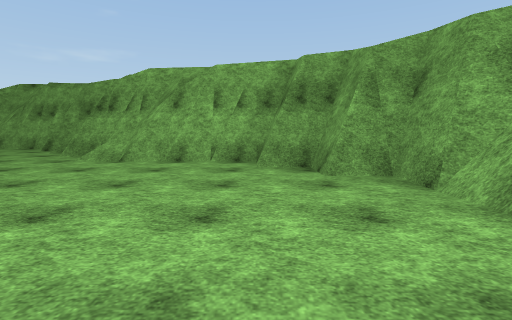
[1] (above)

12 first-person views from a walk through a 3-D level made in the Unity game engine. The camera is 1.3 m above the floor, tilts 6° down and sees 85° across. The floor is counted in squares, 2 m on a side. Each view is taken from the middle of a square. On the plan, view 1 faces up. The plan holds only what a view shows up to about 9 squares ahead; the rest is blank. The place goes on beyond the plan. Surface patterns are stand-ins for the level's own textures.

[2]
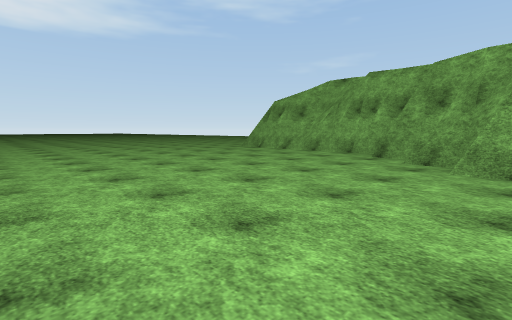

[3]
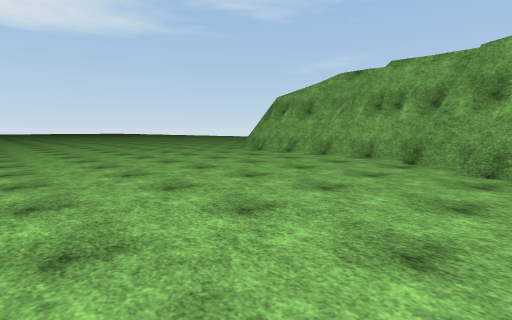

[4]
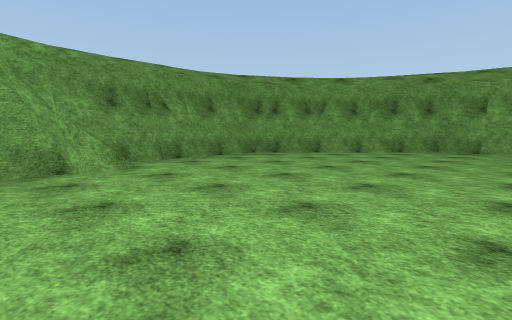

[5]
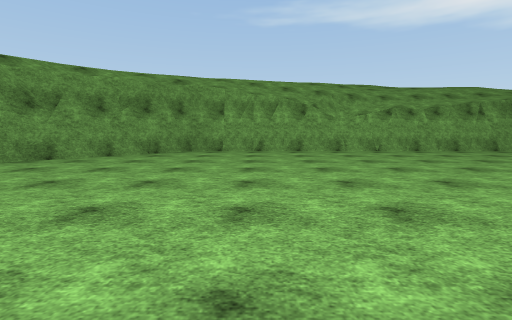

[6]
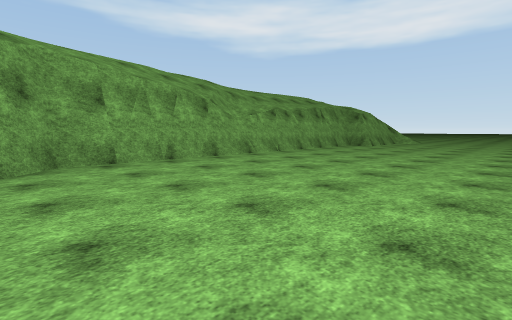

[7]
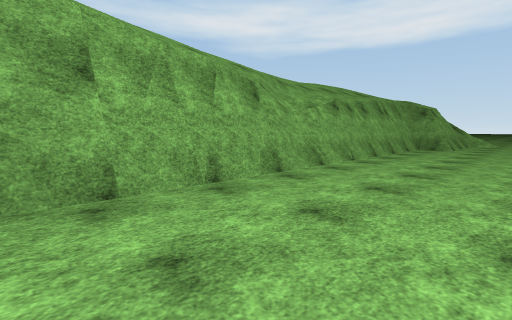

[8]
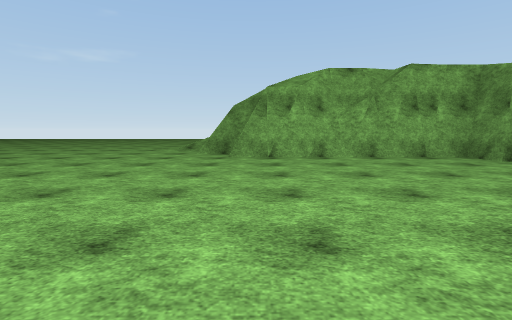

[9]
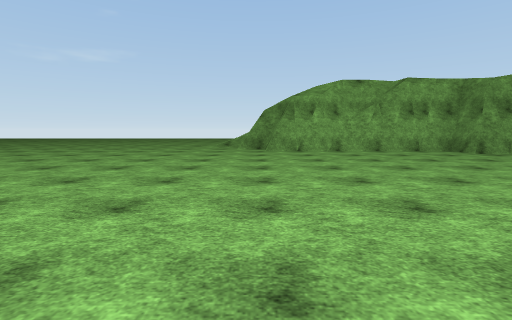

[10]
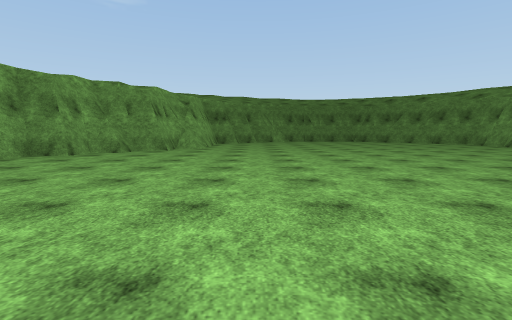

[11]
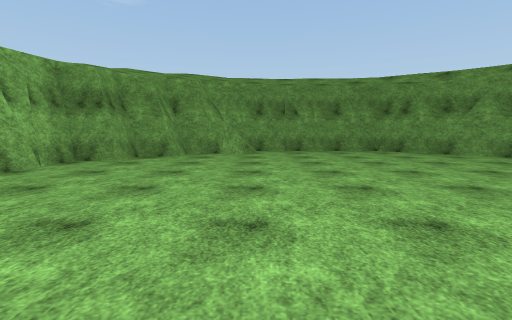

[12]
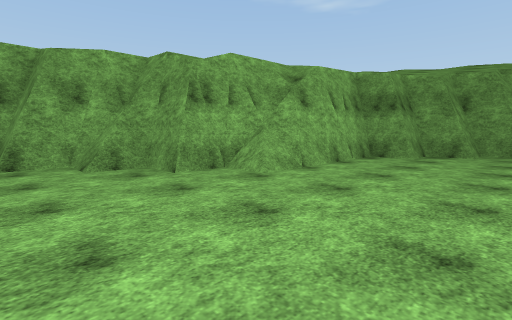

### Floor plan
Points are (right, up) in squares from view 1. A wall is a line through its corners. A room is listed if a view was taken in it or the views show most of it. See-through windows are left out.
Room 1 (views 1, 2, 3, 4, 5, 6, 7, 8, 9, 10, 11, 12)
walls: (-11.2, -5.9) (-1, -5.9) (3.1, -1.9) (3.1, 3.4); (-10.6, -6.2) (-9.1, -6.2); (-9.4, -6.3) (-8.7, -6.4); (-8.9, -6.2) (-7.1, -6.2); (-7.4, -6.2) (-6.8, -6.3); (-6.9, -6.2) (-6.1, -6.2); (-6.9, -6.4) (-6.4, -6.4); (-6.4, -6.2) (-5.8, -6.3); (-6.5, -6.4) (-5.6, -6.5) (-4.8, -6.2); (-5.9, -6.2) (-5.1, -6.2); (-5.9, -6.4) (-5.4, -6.4); (-11.3, 10.3) (-11.8, 10.3); (-5, -6.2) (-4.2, -6.2); (-9.8, 10.1) (-10.4, 10.1); (-9.2, 10.2) (-9.8, 10.6); (-12.6, 11.2) (-13.4, 11.2); (-8.8, 10.1) (-9.4, 10.1) (-10, 10.5) (-10.8, 10.1) (-12.4, 10.1); (-12.6, 11.3) (-13.1, 11.3); (-4.5, -6.3) (-3.8, -6.2); (-4.8, 7.3) (-4.8, 7.9); (-4, -6.2) (-0.9, -6.2) (-0.5, -5.8); (-7.8, 10.1) (-8.5, 10.1); (-5.3, 8.4) (-5.3, 9) (-6.6, 9) (-6.6, 10.1) (-7.6, 10.1); (-4, 7.3) (-4.5, 7.3) (-4.5, 8.1) (-5, 8.6); (-6.5, 9.9) (-12.6, 9.9); (-5.1, 8.8) (-5.4, 9); (-3.4, 7.2) (-3.9, 7.3); (-2.8, 6.9) (-3.6, 7.3); (-2.4, 6.4) (-2.9, 6.9); (-2.7, 7) (-4.5, 7); (-1.9, 6.3) (-2.6, 6.3) (-3, 6.8); (-2, 6.7) (-2.6, 7.3); (-0.1, -5.2) (0.9, -4.7) (1.9, -3.7) (2.3, -2.8); (0.1, 5.3) (0.1, 6.2); (0.5, -4.8) (2, -3.3); (0.3, 6.1) (-2.9, 6.1); (1.1, 4.3) (1.1, 5.3); (1.4, 4.3) (1.4, 5.3) (0.3, 5.3) (0.3, 6.2) (-1.7, 6.3) (-2.2, 6.4) (-2.8, 7.1) (-3.4, 7.4); (1.4, 5) (0.3, 5); (2.1, 3) (2.1, 4.3); (2.9, -2.4) (3.3, -2) (3.3, 2.6); (2.9, 3.2) (2.3, 3.7); (3.5, 2.3) (3.1, 2.9) (2.3, 3.5)
low walls: (-5.3, -6.1) (-4.8, -6); (-10.4, 10.1) (-10.8, 10); (-12.6, 10.9) (-13.5, 10.9); (-5.5, 8.4) (-5.5, 9); (-3, 6.8) (-4, 7.3); (2.6, 3) (2.2, 3.3); (3.3, 2.2) (2.9, 2.7)

Positions as (right, up) in squares from view 1, and headings:
1: (0, 0), facing up
2: (-4, 2), facing up-left
3: (-5, 3), facing up-left
4: (-3, 4), facing down-right
5: (-3, 3), facing down
6: (0, 0), facing down-left
7: (-1, -3), facing down-left
8: (-12, 3), facing up
9: (-13, 1), facing up
10: (-14, 4), facing right
11: (-6, 2), facing right
12: (-7, 3), facing up-right
